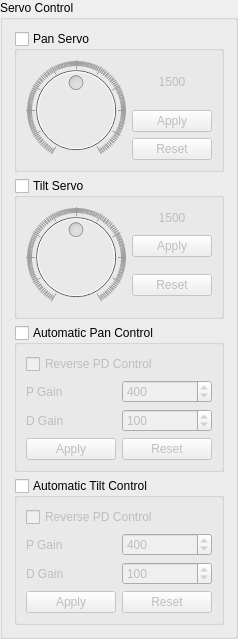
         <widget class="QGroupBox" name="servoControlGroupBox">
          <property name="title">
           <string>Servo Control</string>
          </property>
          <layout class="QVBoxLayout" name="servoLayout">
           <item>
            <widget class="QGroupBox" name="panGroupBox">
             <property name="title">
              <string>Pan Servo</string>
             </property>
             <property name="checkable">
              <bool>true</bool>
             </property>
             <property name="checked">
              <bool>false</bool>
             </property>
             <layout class="QGridLayout" name="panServoLayout">
              <item row="2" column="1">
               <widget class="QPushButton" name="panServoApply">
                <property name="text">
                 <string>Apply</string>
                </property>
               </widget>
              </item>
              <item row="3" column="1">
               <widget class="QPushButton" name="panServoReset">
                <property name="text">
                 <string>Reset</string>
                </property>
               </widget>
              </item>
              <item row="1" column="0" rowspan="3">
               <widget class="QDial" name="panDial">
                <property name="minimum">
                 <number>750</number>
                </property>
                <property name="maximum">
                 <number>2250</number>
                </property>
                <property name="pageStep">
                 <number>50</number>
                </property>
                <property name="value">
                 <number>1500</number>
                </property>
                <property name="notchesVisible">
                 <bool>true</bool>
                </property>
               </widget>
              </item>
              <item row="1" column="1">
               <widget class="QLabel" name="panValue">
                <property name="text">
                 <string>1500</string>
                </property>
                <property name="alignment">
                 <set>Qt::AlignCenter</set>
                </property>
               </widget>
              </item>
             </layout>
            </widget>
           </item>
           <item>
            <widget class="QGroupBox" name="tiltGroupBox">
             <property name="title">
              <string>Tilt Servo</string>
             </property>
             <property name="checkable">
              <bool>true</bool>
             </property>
             <property name="checked">
              <bool>false</bool>
             </property>
             <layout class="QGridLayout" name="tiltServoLayout">
              <item row="2" column="1" rowspan="2">
               <widget class="QPushButton" name="tiltServoReset">
                <property name="text">
                 <string>Reset</string>
                </property>
               </widget>
              </item>
              <item row="1" column="1">
               <widget class="QPushButton" name="tiltServoApply">
                <property name="text">
                 <string>Apply</string>
                </property>
               </widget>
              </item>
              <item row="0" column="0" rowspan="4">
               <widget class="QDial" name="tiltDial">
                <property name="minimum">
                 <number>750</number>
                </property>
                <property name="maximum">
                 <number>2250</number>
                </property>
                <property name="pageStep">
                 <number>50</number>
                </property>
                <property name="value">
                 <number>1500</number>
                </property>
                <property name="notchesVisible">
                 <bool>true</bool>
                </property>
               </widget>
              </item>
              <item row="0" column="1">
               <widget class="QLabel" name="tiltValue">
                <property name="text">
                 <string>1500</string>
                </property>
                <property name="alignment">
                 <set>Qt::AlignCenter</set>
                </property>
               </widget>
              </item>
             </layout>
            </widget>
           </item>
           <item>
            <widget class="QGroupBox" name="APGroupBox">
             <property name="title">
              <string>Automatic Pan Control</string>
             </property>
             <property name="checkable">
              <bool>true</bool>
             </property>
             <property name="checked">
              <bool>false</bool>
             </property>
             <layout class="QGridLayout" name="automaticPanLayout">
              <item row="0" column="1" colspan="2">
               <widget class="QCheckBox" name="APReversedCheckBox">
                <property name="text">
                 <string>Reverse PD Control</string>
                </property>
               </widget>
              </item>
              <item row="1" column="1">
               <widget class="QLabel" name="APPGainLabel">
                <property name="text">
                 <string>P Gain</string>
                </property>
               </widget>
              </item>
              <item row="1" column="2">
               <widget class="QSpinBox" name="APPGainSpinBox">
                <property name="accelerated">
                 <bool>true</bool>
                </property>
                <property name="maximum">
                 <number>1000</number>
                </property>
                <property name="value">
                 <number>400</number>
                </property>
               </widget>
              </item>
              <item row="2" column="2">
               <widget class="QSpinBox" name="APDGainSpinBox">
                <property name="accelerated">
                 <bool>true</bool>
                </property>
                <property name="maximum">
                 <number>1000</number>
                </property>
                <property name="value">
                 <number>100</number>
                </property>
               </widget>
              </item>
              <item row="2" column="1">
               <widget class="QLabel" name="APDGainLabel">
                <property name="text">
                 <string>D Gain</string>
                </property>
               </widget>
              </item>
              <item row="6" column="2">
               <widget class="QPushButton" name="APResetPushButton">
                <property name="text">
                 <string>Reset</string>
                </property>
               </widget>
              </item>
              <item row="6" column="1">
               <widget class="QPushButton" name="APApplyPushButton">
                <property name="text">
                 <string>Apply</string>
                </property>
               </widget>
              </item>
             </layout>
            </widget>
           </item>
           <item>
            <widget class="QGroupBox" name="ATGroupBox">
             <property name="title">
              <string>Automatic Tilt Control</string>
             </property>
             <property name="checkable">
              <bool>true</bool>
             </property>
             <property name="checked">
              <bool>false</bool>
             </property>
             <layout class="QGridLayout" name="automaticTiltLayout">
              <item row="0" column="0" colspan="2">
               <widget class="QCheckBox" name="ATReversedCheckBox">
                <property name="text">
                 <string>Reverse PD Control</string>
                </property>
               </widget>
              </item>
              <item row="1" column="0">
               <widget class="QLabel" name="ATPGainLabel">
                <property name="text">
                 <string>P Gain</string>
                </property>
               </widget>
              </item>
              <item row="3" column="0">
               <widget class="QLabel" name="ATDGainLabel">
                <property name="text">
                 <string>D Gain</string>
                </property>
               </widget>
              </item>
              <item row="1" column="1">
               <widget class="QSpinBox" name="ATPGainSpinBox">
                <property name="accelerated">
                 <bool>true</bool>
                </property>
                <property name="maximum">
                 <number>1000</number>
                </property>
                <property name="value">
                 <number>400</number>
                </property>
               </widget>
              </item>
              <item row="3" column="1">
               <widget class="QSpinBox" name="ATDGainSpinBox">
                <property name="accelerated">
                 <bool>true</bool>
                </property>
                <property name="maximum">
                 <number>1000</number>
                </property>
                <property name="value">
                 <number>100</number>
                </property>
               </widget>
              </item>
              <item row="4" column="1">
               <widget class="QPushButton" name="ATResetPushButton">
                <property name="text">
                 <string>Reset</string>
                </property>
               </widget>
              </item>
              <item row="4" column="0">
               <widget class="QPushButton" name="ATApplyPushButton">
                <property name="text">
                 <string>Apply</string>
                </property>
               </widget>
              </item>
             </layout>
            </widget>
           </item>
          </layout>
         </widget>
